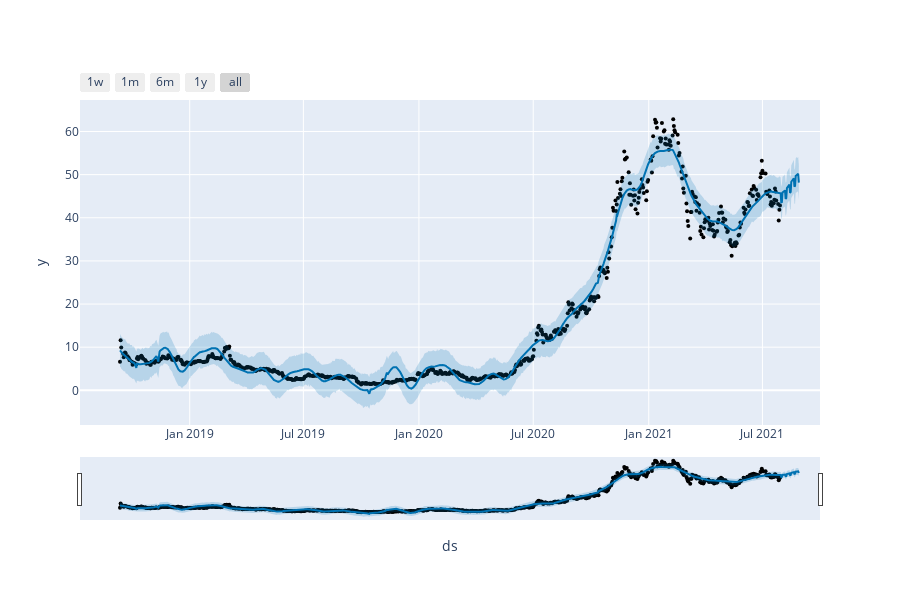

Write notebook code for a chart like this one.
### Markdown cell above
# A. UNIVARIATE PROPHET MODELING
Prophet is a procedure for forecasting time series data based on an additive model where non-linear trends are fit with yearly, weekly, and daily seasonality, plus holiday effects. It works best with time series that have strong seasonal effects and several seasons of historical data. Prophet is robust to missing data and shifts in the trend, and typically handles outliers well.
A decomposable time series model (Harvey & Peters 1990) is used, with three main model components: trend, seasonality, and holidays. They are combined in the following equation

`y(t) = g(t) + s(t) + h(t) + et`

* **g(t)**: trend function which models non-periodic changes in the value of the time series
* **s(t)**: periodic changes (e.g., daily, weekly and yearly seasonality)
* **h(t)**: effects of holidays which occur on potentially irregular schedules over one or more days.
* **et**  : error term. represents any idiosyncratic changes not accommodated by the model (et is assumed to bee normally distributed)
* More details, and the full paper here: https://facebook.github.io/prophet/

### A.1 Fit the Prophet model (for past & future observations):
* Display the plot of **observed values** (black dots), **predicted values** (blue lines), **lower & upper limit of the interval of confidence** (light-blue area), **changepoint lines** (i.e. period in time when the trend changes, identified by vertical red lines)
* Display the **Forecast components**: Trend, Seasonalities (daily / weekly / yearly), holidays (if *holidays_country* parameter have been set)

### Code cell
# IMPORTANT: To be consistent with future modeling is recommended to change Prophet's parameters in the cell at the top containing all parameters. 
# But for quick tests is possible to change it also directly here
df_pred, m, seasonalities = easyprophet.fit_predict(
    df=ts,                         # input df. Must contain 2 colums: "ds" and "y", and optionally all the exogenous variables(x_vars) 
    plot_predictions=True,         # Boolean, whether to plot the Predictions & Observed values or not
    plot_pred_interactive=True,    # Boolean, whether to plot Predictions & Observed values using an Interactive plots of plotly
    plot_components=True,          # Boolean, whether to plot forecasts components: Trend & seasonalities (weekly/yearly & holidays if added)
    freq_data=freq_data,                             # Frequency of the data, used for making future predictions (pd.date_range format: 'H':hourly, 'D':Daily, 'MS':Month Start, 'M':Month End)
    future_pred_period=future_pred_period,           # N° of periods (hours/days/weeks) to predict in the future. False for no future predictions (default=False)
    growth=growth,                                   # linear or logistic trend. If logistic you need to provide cap and floor of your predictions as well as historic data.  (default="linear")
    cap=cap,                                         # Name of the column containing the carrying capacity, i.e. the saturating maximum (must be specified for every row in the df).
    floor=floor,                                     # Name of the column containing the floor (saturating minimum). To use a logistic growth trend with a saturating minimum, a maximum capacity must also be specified.
    yearly_seasonality=yearly_seasonality,           # Whether to include yearly seasonality. Can be 'auto', True, False (default="auto")
    weekly_seasonality=weekly_seasonality,           # Whether to include weekly seasonality. Can be 'auto', True, False (default="auto")
    daily_seasonality=daily_seasonality,             # Whether to include daily seasonality.  Can be 'auto', True, False (default="auto")
    custom_seasonality=custom_seasonality,           # List, containing custom seasonality's [name, freq_period in a year, fourier_order] (e.g ["Quarterly", (365.25/4), 10]
    seasonality_mode=seasonality_mode,               # 'additive' or 'multiplicative' (default="additive")
    seasonality_prior_scale=seasonality_prior_scale, # strength of the seasonality model. larger values => larger seasonal fluctuations (default=10.0)
    holidays_prior_scale=holidays_prior_scale,       # strength of the holiday components model (default=10.0)
    holidays_country=holidays_country,               # name of the country of which load standard holidays (e.g. "US") (default=False)
    interval_width=interval_width,                   # Float, width of the uncertainty intervals provided for the forecast (default=0.80)
    changepoints=changepoints,                       # List of dates at which to include potential changepoints (default=None)
    n_changepoints=n_changepoints,                   # Number of potential changepoints to include. Not used if input `changepoints` is supplied (default=25)
    changepoint_range=changepoint_range,             # Proportion of history in which trend changepoints will be estimated (default=0.80)
    changepoint_prior_scale=changepoint_prior_scale, # Flexibility of automatic changepoint selection & consequently of the trend. Increase it to make the trend more flexible (default=0.05) 
   )

### Figure 1 — Plotly figure (JSON) as saved in the notebook; plotly's stock layout.template omitted (floating-point values rounded to 4 significant figures; data arrays with more than 128 entries replaced by an {"elided": "..."} marker saying what was removed)
{"data": [{"marker": {"color": "black", "size": 4}, "mode": "markers", "name": "Actual", "type": "scatter", "x": {"elided": "725 str values"}, "y": {"elided": "725 float values"}}, {"hoverinfo": "skip", "line": {"width": 0}, "mode": "lines", "type": "scatter", "x": {"elided": "755 str values"}, "y": {"elided": "755 float values"}}, {"fill": "tonexty", "fillcolor": "rgba(0, 114, 178, 0.2)", "line": {"color": "#0072B2", "width": 2}, "mode": "lines", "name": "Predicted", "type": "scatter", "x": {"elided": "755 str values"}, "y": {"elided": "755 float values"}}, {"fill": "tonexty", "fillcolor": "rgba(0, 114, 178, 0.2)", "hoverinfo": "skip", "line": {"width": 0}, "mode": "lines", "type": "scatter", "x": {"elided": "755 str values"}, "y": {"elided": "755 float values"}}], "layout": {"height": 600, "showlegend": false, "width": 900, "xaxis": {"rangeselector": {"buttons": [{"count": 7, "label": "1w", "step": "day", "stepmode": "backward"}, {"count": 1, "label": "1m", "step": "month", "stepmode": "backward"}, {"count": 6, "label": "6m", "step": "month", "stepmode": "backward"}, {"count": 1, "label": "1y", "step": "year", "stepmode": "backward"}, {"step": "all"}]}, "rangeslider": {"visible": true}, "title": {"text": "ds"}, "type": "date"}, "yaxis": {"title": {"text": "y"}}}}
